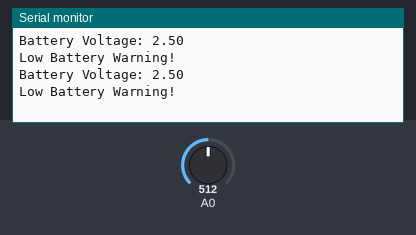
Simulated run of this sketch. Board: Arduino Uno, built with avr-gcc and run on an emulated ATmega328P. On the bench: the last lines printed to the serial monitor. The inputs (shaded band) are chosen by the test bench; at power-on: A0 = 512.

Above: at 1.8 s.
1.9 s: A0 set to 596
At 2.6 s:
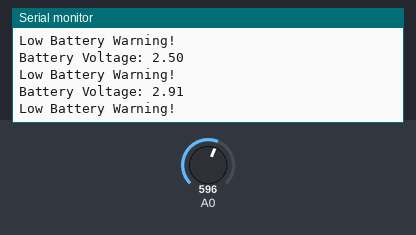
3.4 s: A0 set to 621
At 4.5 s:
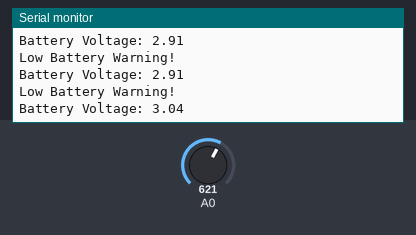
Timing chart, 0 to 6.4 s (numbered marks = the images above; inputs shaded):
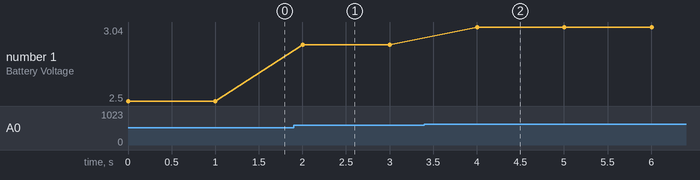

The sketch:

battery_monitoring.ino
```cpp
int sensorValue = 0;
float voltage = 0;

void setup() {
Serial.begin(9600);
}

void loop() {
sensorValue = analogRead(A0);

voltage = sensorValue * (5.0 / 1023.0);

Serial.print("Battery Voltage: ");
Serial.println(voltage);

if (voltage < 3.0) {
Serial.println("Low Battery Warning!");
}

delay(1000);
}
```

Measured:
- the behaviour switches between 613 and 614 on A0 (found by bisection; images 1 and 2)
- after the input at 1.9 s, the serial monitor: prints a new line after 0.10 s (image 1)
- after the input at 3.4 s, the serial monitor: prints a new line after 0.60 s (image 2)
- plotted number 1: 2.5 → 2.91 after the input at 1.9 s, 2.91 → 3.04 after the input at 3.4 s
